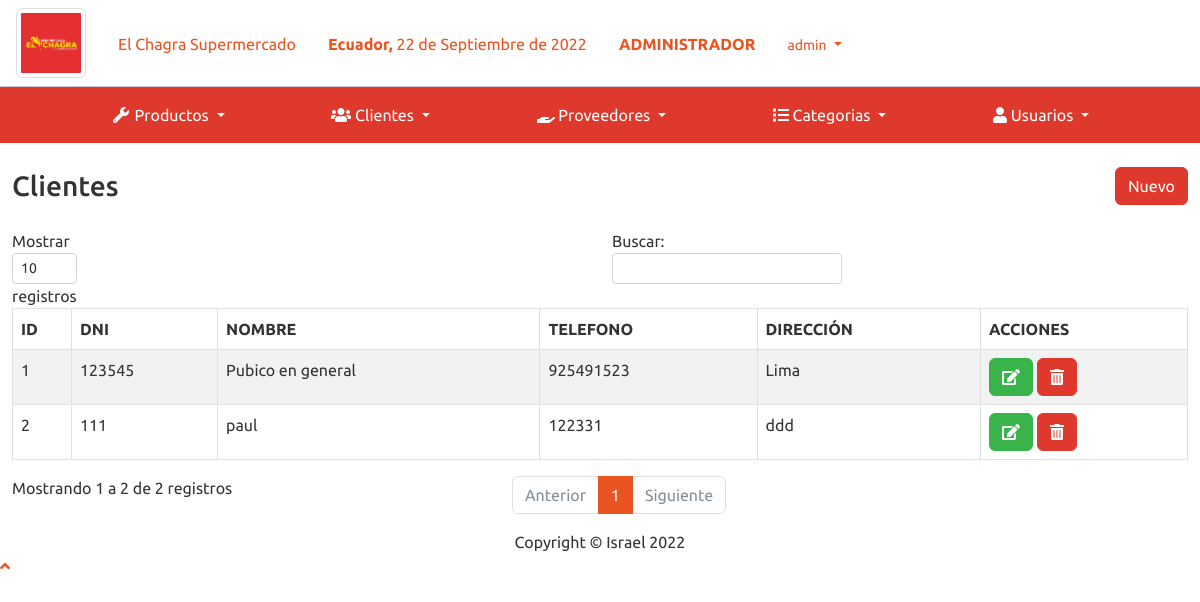
Screenshot of /sistema/lista_cliente.php (signed in) with the database file from the repository.
### tables this page shows
CREATE TABLE `cliente` (
  `idcliente` int(11) NOT NULL,
  `dni` int(8) NOT NULL,
  `nombre` varchar(100) NOT NULL,
  `telefono` int(15) NOT NULL,
  `direccion` varchar(200) NOT NULL,
  `usuario_id` int(11) NOT NULL
);

### sistema/lista_cliente.php (the view)
<?php include_once "includes/header.php"; ?>
<div class="container-fluid">
	<div class="d-sm-flex align-items-center justify-content-between mb-4">
		<h1 class="h3 mb-0 text-gray-800">Clientes</h1>
		<a href="registro_cliente.php" class="btn btn-danger">Nuevo</a>
	</div>
	<div class="row">
		<div class="col-lg-12">
			<div class="table-responsive">
				<table class="table table-striped table-bordered" id="table">
					<thead class="thead-dark">
						<tr>
							<th>ID</th>
							<th>DNI</th>
							<th>NOMBRE</th>
							<th>TELEFONO</th>
							<th>DIRECCIÓN</th>
							<?php if ($_SESSION['rol'] == 1) { ?>
							<th>ACCIONES</th>
							<?php } ?>
						</tr>
					</thead>
					<tbody>
						<?php
						include "../conexion.php";
						$query = mysqli_query($conexion, "SELECT * FROM cliente");
						$result = mysqli_num_rows($query);
						if ($result > 0) {
							while ($data = mysqli_fetch_assoc($query)) { ?>
								<tr>
									<td><?php echo $data['idcliente']; ?></td>
									<td><?php echo $data['dni']; ?></td>
									<td><?php echo $data['nombre']; ?></td>
									<td><?php echo $data['telefono']; ?></td>
									<td><?php echo $data['direccion']; ?></td>
									<?php if ($_SESSION['rol'] == 1) { ?>
									<td>
										<a href="editar_cliente.php?id=<?php echo $data['idcliente']; ?>" class="btn btn-success"><i class='fas fa-edit'></i></a>
										<form action="eliminar_cliente.php?id=<?php echo $data['idcliente']; ?>" method="post" class="confirmar d-inline">
											<button class="btn btn-danger" type="submit"><i class='fas fa-trash-alt'></i> </button>
										</form>
									</td>
									<?php } ?>
								</tr>
						<?php }
						} ?>
					</tbody>
				</table>
			</div>
		</div>
	</div>
</div>
</div>
<?php include_once "includes/footer.php"; ?>

### rows the page displays
cliente: idcliente "1", dni "123545", nombre "Pubico en general", telefono "925491523", direccion "Lima"
cliente: idcliente "2", dni "111", nombre "paul", telefono "122331", direccion "ddd"

### other values shown
fechaPeru() "22 de Septiembre de 2022"
$_SESSION['nombre'] "admin"
